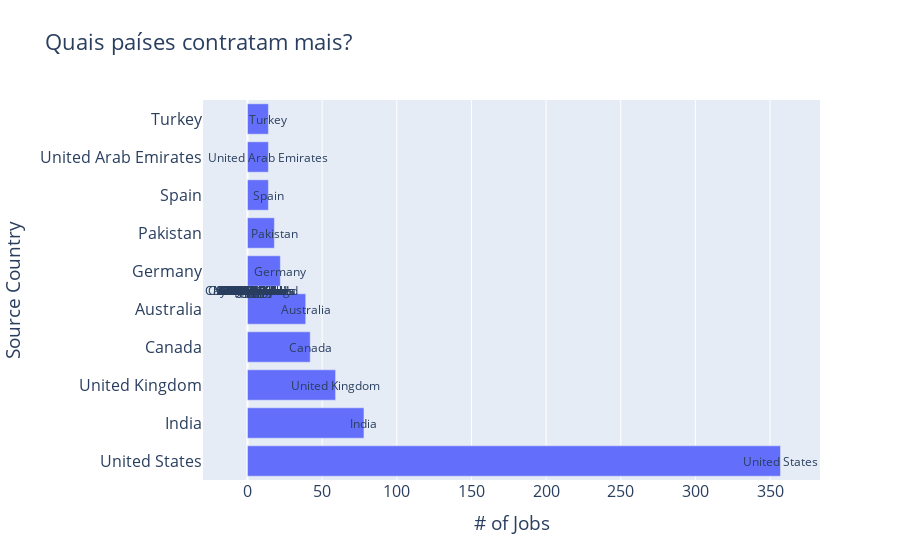

Notebook source saved alongside this figure:
### Code cell
fig = px.bar(countries.head(10), y="Source Country", x="# of Jobs", title="Quais países contratam mais?", orientation='h')

fig.update_layout(
        font=dict(
            size=16  # Defina o tamanho da fonte desejado
        ),
        annotations=[
            go.layout.Annotation(
                x=xi,
                y=yi,
                text=str(yi),
                showarrow=False,
                font=dict(size=12)
            ) for xi, yi in zip(countries["# of Jobs"].head(10), countries["Source Country"].head(10))
            ]
        )

fig.show()

### Figure 1 — Plotly figure (JSON) as saved in the notebook; plotly's stock layout.template omitted (floating-point values rounded to 4 significant figures)
{"data": [{"alignmentgroup": "True", "hovertemplate": "# of Jobs=%{x}<br>Source Country=%{y}<extra></extra>", "legendgroup": "", "marker": {"color": "#636efa", "pattern": {"shape": ""}}, "name": "", "offsetgroup": "", "orientation": "h", "showlegend": false, "textposition": "auto", "type": "bar", "x": [357, 78, 59, 42, 39, 22, 18, 14, 14, 14], "xaxis": "x", "y": ["United States", "India", "United Kingdom", "Canada", "Australia", "Germany", "Pakistan", "Spain", "United Arab Emirates", "Turkey"], "yaxis": "y"}], "layout": {"annotations": [{"font": {"size": 12}, "showarrow": false, "text": "United States", "x": 357, "y": "United States"}, {"font": {"size": 12}, "showarrow": false, "text": "India", "x": 78, "y": "India"}, {"font": {"size": 12}, "showarrow": false, "text": "United Kingdom", "x": 59, "y": "United Kingdom"}, {"font": {"size": 12}, "showarrow": false, "text": "Canada", "x": 42, "y": "Canada"}, {"font": {"size": 12}, "showarrow": false, "text": "Australia", "x": 39, "y": "Australia"}, {"font": {"size": 12}, "showarrow": false, "text": "Germany", "x": 22, "y": "Germany"}, {"font": {"size": 12}, "showarrow": false, "text": "Pakistan", "x": 18, "y": "Pakistan"}, {"font": {"size": 12}, "showarrow": false, "text": "Spain", "x": 14, "y": "Spain"}, {"font": {"size": 12}, "showarrow": false, "text": "United Arab Emirates", "x": 14, "y": "United Arab Emirates"}, {"font": {"size": 12}, "showarrow": false, "text": "Turkey", "x": 14, "y": "Turkey"}, {"font": {"size": 12}, "showarrow": false, "text": "Switzerland", "x": 12, "y": "Switzerland"}, {"font": {"size": 12}, "showarrow": false, "text": "France", "x": 11, "y": "France"}, {"font": {"size": 12}, "showarrow": false, "text": "China", "x": 9, "y": "China"}, {"font": {"size": 12}, "showarrow": false, "text": "Saudi Arabia", "x": 9, "y": "Saudi Arabia"}, {"font": {"size": 12}, "showarrow": false, "text": "Netherlands", "x": 9, "y": "Netherlands"}, {"font": {"size": 12}, "showarrow": false, "text": "Malaysia", "x": 9, "y": "Malaysia"}, {"font": {"size": 12}, "showarrow": false, "text": "Hong Kong", "x": 8, "y": "Hong Kong"}, {"font": {"size": 12}, "showarrow": false, "text": "Israel", "x": 8, "y": "Israel"}, {"font": {"size": 12}, "showarrow": false, "text": "Singapore", "x": 8, "y": "Singapore"}, {"font": {"size": 12}, "showarrow": false, "text": "Bulgaria", "x": 7, "y": "Bulgaria"}, {"font": {"size": 12}, "showarrow": false, "text": "Belgium", "x": 7, "y": "Belgium"}, {"font": {"size": 12}, "showarrow": false, "text": "Denmark", "x": 6, "y": "Denmark"}, {"font": {"size": 12}, "showarrow": false, "text": "Ukraine", "x": 6, "y": "Ukraine"}, {"font": {"size": 12}, "showarrow": false, "text": "Egypt", "x": 6, "y": "Egypt"}, {"font": {"size": 12}, "showarrow": false, "text": "Brazil", "x": 5, "y": "Brazil"}, {"font": {"size": 12}, "showarrow": false, "text": "South Africa", "x": 5, "y": "South Africa"}, {"font": {"size": 12}, "showarrow": false, "text": "Mexico", "x": 4, "y": "Mexico"}, {"font": {"size": 12}, "showarrow": false, "text": "Indonesia", "x": 4, "y": "Indonesia"}, {"font": {"size": 12}, "showarrow": false, "text": "Philippines", "x": 4, "y": "Philippines"}, {"font": {"size": 12}, "showarrow": false, "text": "Sweden", "x": 4, "y": "Sweden"}, {"font": {"size": 12}, "showarrow": false, "text": "Vietnam", "x": 4, "y": "Vietnam"}, {"font": {"size": 12}, "showarrow": false, "text": "Romania", "x": 4, "y": "Romania"}, {"font": {"size": 12}, "showarrow": false, "text": "Bangladesh", "x": 4, "y": "Bangladesh"}, {"font": {"size": 12}, "showarrow": false, "text": "Estonia", "x": 3, "y": "Estonia"}, {"font": {"size": 12}, "showarrow": false, "text": "Poland", "x": 3, "y": "Poland"}, {"font": {"size": 12}, "showarrow": false, "text": "Austria", "x": 3, "y": "Austria"}, {"font": {"size": 12}, "showarrow": false, "text": "Tunisia", "x": 3, "y": "Tunisia"}, {"font": {"size": 12}, "showarrow": false, "text": "Ireland", "x": 3, "y": "Ireland"}, {"font": {"size": 12}, "showarrow": false, "text": "Japan", "x": 3, "y": "Japan"}, {"font": {"size": 12}, "showarrow": false, "text": "Morocco", "x": 3, "y": "Morocco"}, {"font": {"size": 12}, "showarrow": false, "text": "South Korea", "x": 2, "y": "South Korea"}, {"font": {"size": 12}, "showarrow": false, "text": "Malta", "x": 2, "y": "Malta"}, {"font": {"size": 12}, "showarrow": false, "text": "Greece", "x": 2, "y": "Greece"}, {"font": {"size": 12}, "showarrow": false, "text": "Hungary", "x": 2, "y": "Hungary"}, {"font": {"size": 12}, "showarrow": false, "text": "Czech Republic", "x": 2, "y": "Czech Republic"}, {"font": {"size": 12}, "showarrow": false, "text": "Tanzania", "x": 2, "y": "Tanzania"}, {"font": {"size": 12}, "showarrow": false, "text": "Serbia", "x": 2, "y": "Serbia"}, {"font": {"size": 12}, "showarrow": false, "text": "Qatar", "x": 2, "y": "Qatar"}, {"font": {"size": 12}, "showarrow": false, "text": "Italy", "x": 2, "y": "Italy"}, {"font": {"size": 12}, "showarrow": false, "text": "Portugal", "x": 2, "y": "Portugal"}, {"font": {"size": 12}, "showarrow": false, "text": "Thailand", "x": 1, "y": "Thailand"}, {"font": {"size": 12}, "showarrow": false, "text": "Togo", "x": 1, "y": "Togo"}, {"font": {"size": 12}, "showarrow": false, "text": "San Marino", "x": 1, "y": "San Marino"}, {"font": {"size": 12}, "showarrow": false, "text": "Uruguay", "x": 1, "y": "Uruguay"}, {"font": {"size": 12}, "showarrow": false, "text": "Algeria", "x": 1, "y": "Algeria"}, {"font": {"size": 12}, "showarrow": false, "text": "Puerto Rico", "x": 1, "y": "Puerto Rico"}, {"font": {"size": 12}, "showarrow": false, "text": "Georgia", "x": 1, "y": "Georgia"}, {"font": {"size": 12}, "showarrow": false, "text": "Armenia", "x": 1, "y": "Armenia"}, {"font": {"size": 12}, "showarrow": false, "text": "Azerbaijan", "x": 1, "y": "Azerbaijan"}, {"font": {"size": 12}, "showarrow": false, "text": "Bermuda", "x": 1, "y": "Bermuda"}, {"font": {"size": 12}, "showarrow": false, "text": "Cayman Islands", "x": 1, "y": "Cayman Islands"}, {"font": {"size": 12}, "showarrow": false, "text": "Chile", "x": 1, "y": "Chile"}, {"font": {"size": 12}, "showarrow": false, "text": "Colombia", "x": 1, "y": "Colombia"}, {"font": {"size": 12}, "showarrow": false, "text": "Croatia", "x": 1, "y": "Croatia"}, {"font": {"size": 12}, "showarrow": false, "text": "Cyprus", "x": 1, "y": "Cyprus"}, {"font": {"size": 12}, "showarrow": false, "text": "Guatemala", "x": 1, "y": "Guatemala"}, {"font": {"size": 12}, "showarrow": false, "text": "Peru", "x": 1, "y": "Peru"}, {"font": {"size": 12}, "showarrow": false, "text": "Kenya", "x": 1, "y": "Kenya"}, {"font": {"size": 12}, "showarrow": false, "text": "Kuwait", "x": 1, "y": "Kuwait"}, {"font": {"size": 12}, "showarrow": false, "text": "Latvia", "x": 1, "y": "Latvia"}, {"font": {"size": 12}, "showarrow": false, "text": "Argentina", "x": 1, "y": "Argentina"}, {"font": {"size": 12}, "showarrow": false, "text": "Mozambique", "x": 1, "y": "Mozambique"}, {"font": {"size": 12}, "showarrow": false, "text": "New Zealand", "x": 1, "y": "New Zealand"}, {"font": {"size": 12}, "showarrow": false, "text": "Nicaragua", "x": 1, "y": "Nicaragua"}, {"font": {"size": 12}, "showarrow": false, "text": "Norway", "x": 1, "y": "Norway"}, {"font": {"size": 12}, "showarrow": false, "text": "Lebanon", "x": 1, "y": "Lebanon"}], "barmode": "relative", "font": {"size": 16}, "legend": {"tracegroupgap": 0}, "title": {"text": "Quais países contratam mais?"}, "xaxis": {"anchor": "y", "domain": [0, 1], "title": {"text": "# of Jobs"}}, "yaxis": {"anchor": "x", "domain": [0, 1], "title": {"text": "Source Country"}}}}
